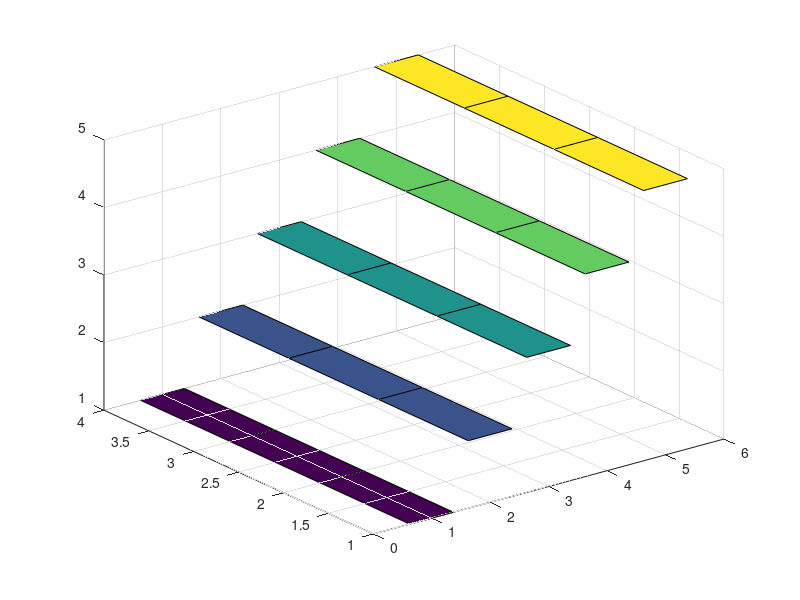

Recreate this plot in MATLAB. (Note: this script raises an error after producing the figure.)
%=============================================================================
% Copyright (c) 2016-present Allan CORNET (Nelson)
%=============================================================================
% This file is part of the Nelson.
%=============================================================================
% LICENCE_BLOCK_BEGIN
% SPDX-License-Identifier: LGPL-3.0-or-later
% LICENCE_BLOCK_END
%=============================================================================
% <--ADV-CLI MODE-->
%=============================================================================
figure;
Z = repmat(1:5, 4, 1);
h = ribbon(Z);
assert_isequal(size(h), [1 5])
%=============================================================================
figure;
Z = magic(5);
Y = [-2 -1 0 1 2];
ribbon(Y, Z);
%=============================================================================
figure;
[X, Y] = meshgrid(-3:.5:3,-3:.1:3);
Z = peaks(X, Y);
ribbon(Y, Z);
%=============================================================================
